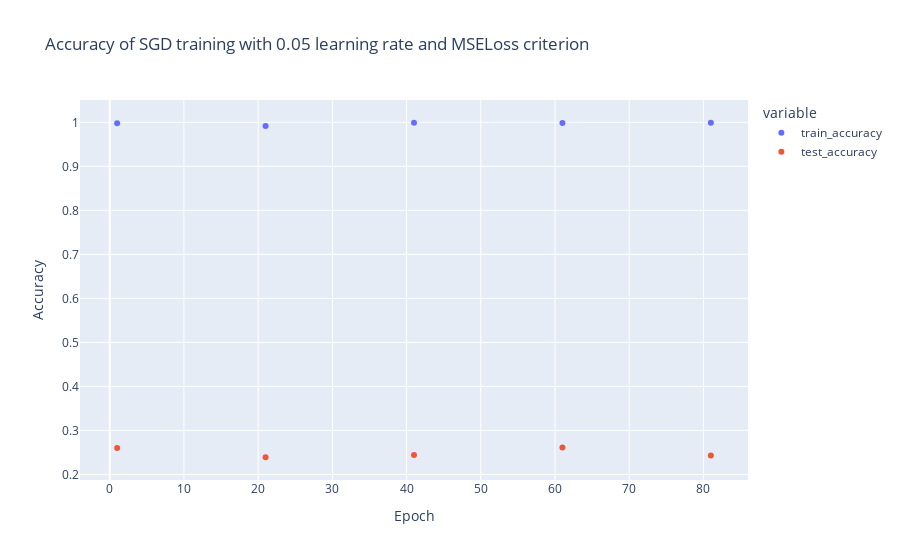

The code cell stored with this chart in its notebook:
### Code cell
plot_accuracy(metadata=md, output=out, model_id=28)

### Figure 1 — Plotly figure (JSON) as saved in the notebook; plotly's stock layout.template omitted (floating-point values rounded to 4 significant figures)
{"data": [{"hovertemplate": "variable=train_accuracy<br>Epoch=%{x}<br>Accuracy=%{y}<extra></extra>", "legendgroup": "train_accuracy", "marker": {"color": "#636efa", "symbol": "circle"}, "mode": "markers", "name": "train_accuracy", "orientation": "v", "showlegend": true, "x": [1, 2, 3, 4, 5, 6, 7, 8, 9, 10, 11, 12, 13, 14, 15, 16, 17, 18, 19, 20, 21, 22, 23, 24, 25, 26, 27, 28, 29, 30, 31, 32, 33, 34, 35, 36, 37, 38, 39, 40, 41, 42, 43, 44, 45, 46, 47, 48, 49, 50, 51, 52, 53, 54, 55, 56, 57, 58, 59, 60, 61, 62, 63, 64, 65, 66, 67, 68, 69, 70, 71, 72, 73, 74, 75, 76, 77, 78, 79, 80, 81], "xaxis": "x", "y": [0.998, NaN, NaN, NaN, NaN, NaN, NaN, NaN, NaN, NaN, NaN, NaN, NaN, NaN, NaN, NaN, NaN, NaN, NaN, NaN, 0.9916, NaN, NaN, NaN, NaN, NaN, NaN, NaN, NaN, NaN, NaN, NaN, NaN, NaN, NaN, NaN, NaN, NaN, NaN, NaN, 0.9988, NaN, NaN, NaN, NaN, NaN, NaN, NaN, NaN, NaN, NaN, NaN, NaN, NaN, NaN, NaN, NaN, NaN, NaN, NaN, 0.9984, NaN, NaN, NaN, NaN, NaN, NaN, NaN, NaN, NaN, NaN, NaN, NaN, NaN, NaN, NaN, NaN, NaN, NaN, NaN, 0.999], "yaxis": "y", "type": "scatter"}, {"hovertemplate": "variable=test_accuracy<br>Epoch=%{x}<br>Accuracy=%{y}<extra></extra>", "legendgroup": "test_accuracy", "marker": {"color": "#EF553B", "symbol": "circle"}, "mode": "markers", "name": "test_accuracy", "orientation": "v", "showlegend": true, "x": [1, 2, 3, 4, 5, 6, 7, 8, 9, 10, 11, 12, 13, 14, 15, 16, 17, 18, 19, 20, 21, 22, 23, 24, 25, 26, 27, 28, 29, 30, 31, 32, 33, 34, 35, 36, 37, 38, 39, 40, 41, 42, 43, 44, 45, 46, 47, 48, 49, 50, 51, 52, 53, 54, 55, 56, 57, 58, 59, 60, 61, 62, 63, 64, 65, 66, 67, 68, 69, 70, 71, 72, 73, 74, 75, 76, 77, 78, 79, 80, 81], "xaxis": "x", "y": [0.26, NaN, NaN, NaN, NaN, NaN, NaN, NaN, NaN, NaN, NaN, NaN, NaN, NaN, NaN, NaN, NaN, NaN, NaN, NaN, 0.239, NaN, NaN, NaN, NaN, NaN, NaN, NaN, NaN, NaN, NaN, NaN, NaN, NaN, NaN, NaN, NaN, NaN, NaN, NaN, 0.244, NaN, NaN, NaN, NaN, NaN, NaN, NaN, NaN, NaN, NaN, NaN, NaN, NaN, NaN, NaN, NaN, NaN, NaN, NaN, 0.261, NaN, NaN, NaN, NaN, NaN, NaN, NaN, NaN, NaN, NaN, NaN, NaN, NaN, NaN, NaN, NaN, NaN, NaN, NaN, 0.243], "yaxis": "y", "type": "scatter"}], "layout": {"xaxis": {"anchor": "y", "domain": [0.0, 1.0], "title": {"text": "Epoch"}}, "yaxis": {"anchor": "x", "domain": [0.0, 1.0], "title": {"text": "Accuracy"}}, "legend": {"title": {"text": "variable"}, "tracegroupgap": 0}, "title": {"text": "Accuracy of SGD training with 0.05 learning rate and MSELoss criterion"}}}
